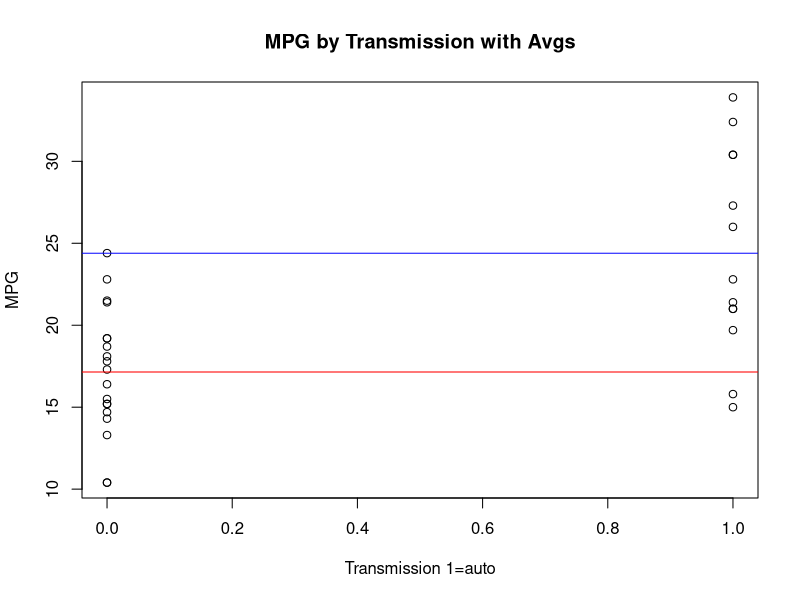
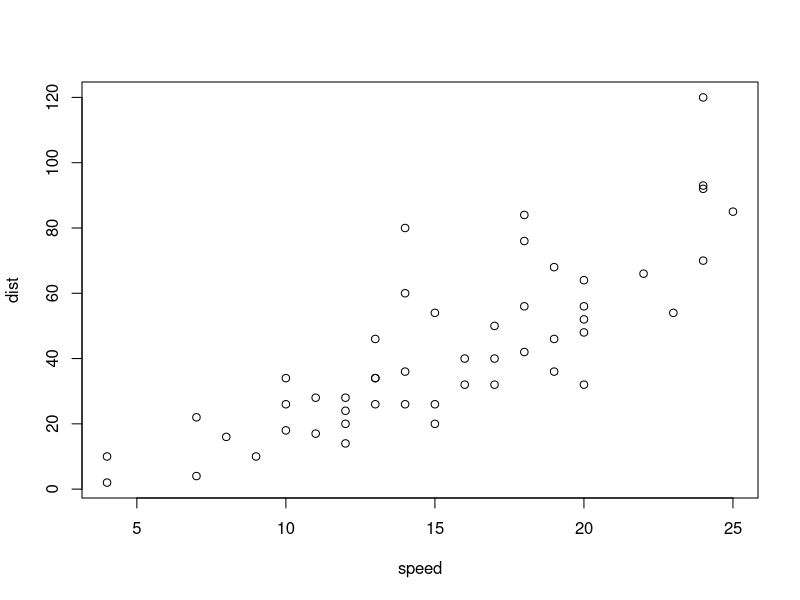

R code for these plots, in order:
## ---- chunk 1
str(mtcars)
## ---- chunk 2
a <- summary(mtcars$mpg)
b <- nrow(mtcars)
man <- sum(mtcars$am)
auto <- b-man
## ---- chunk 3
mancars <- subset(mtcars, am == 0)
autocars <- subset(mtcars, am == 1)

plot(mtcars$am,mtcars$mpg, ylab = "MPG", xlab = "Transmission 1=auto", main = "MPG by Transmission with Avgs")
  abline(h=mean(mancars$mpg),col = 'red')
  abline(h=mean(autocars$mpg),col = 'blue')
## ---- chunk 4
mdl <- lm(mpg ~ am,mtcars)
summary(mdl)  
## ---- chunk 5
plot(cars)
